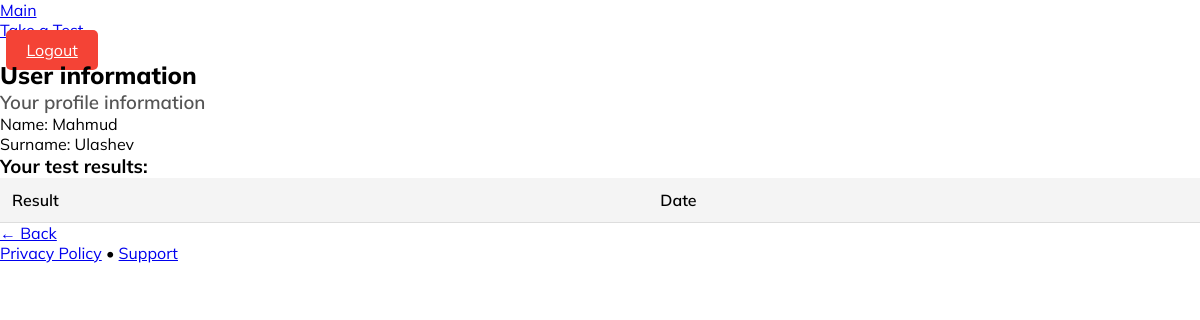
The app's page /profile (signed in), older data.
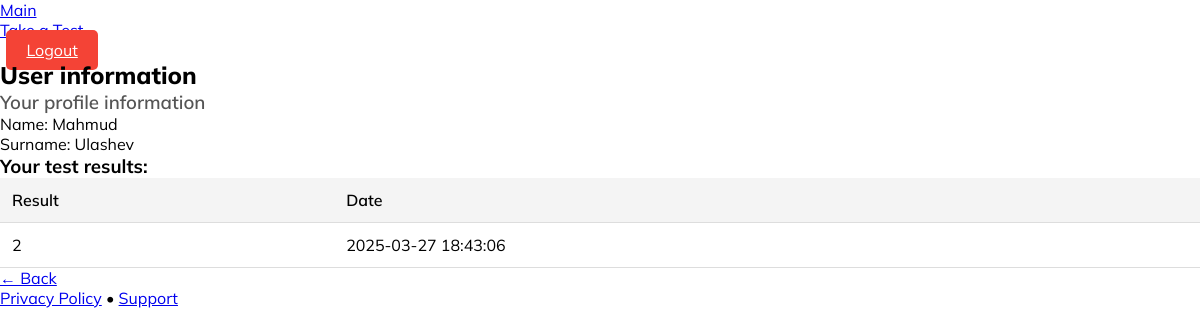
The same page, newer data.
### tables this page shows
CREATE TABLE results (
    id INTEGER PRIMARY KEY AUTOINCREMENT,
    user_id INTEGER NOT NULL,
    ball INTEGER NOT NULL,
    test_date TEXT NOT NULL,
    FOREIGN KEY (user_id) REFERENCES users(id)
);

### app.py (the view)
@app.route("/profile")
def profile():
    if "user_id" not in session:
        return redirect(url_for("login"))
    user_id = session["user_id"]
    conn = conn_databaza()
    cursor = conn.cursor()
    cursor.execute("SELECT * FROM results WHERE user_id = ? ORDER BY test_date DESC", (user_id,))
    results = cursor.fetchall()
    conn.close()
    return render_template("profile.html", results=results, first_name=session["first_name"], last_name=session["last_name"])

### app.py (called while the page is built)
def conn_databaza():
    conn = sqlite3.connect("users.db")
    conn.row_factory = sqlite3.Row
    return conn

### templates/profile.html (shortened to what this page needs)
<!DOCTYPE html>
<html lang="en">
<head>
    <link rel="stylesheet" href="https://cdn.jsdelivr.net/npm/@picocss/pico@1/css/pico.min.css">
    <link rel="stylesheet" href="/static/profile.css">
</head>
<body>
    <nav class="container">
        <ul>
            <li><a href="/">Main</a></li>
        </ul>
        <ul>
            <li><a href="/test-cover">Take a Test</a></li>
            <li><a  class="logout" href="/logout">Logout</a></li>
        </ul>
    </nav>
    <main class="container">
        <section>
            <hgroup>
                <h2>User information</h2>
                <h3>Your profile information</h3>
            </hgroup>
            <p>Name: {{ first_name }}</p>
            <p>Surname: {{ last_name }}</p>
            <h3>Your test results:</h3>
            <table>
                <thead>
                    <tr>
                        <th>Result</th>
                        <th>Date</th>
                    </tr>
                </thead>
                <tbody>
                    {% for result in results %}
                    <tr>
                        <td>{{ result["ball"] }}</td>
                        <td>{{ result["test_date"] }}</td>
                    </tr>
                    {% endfor %}
                </tbody>
            </table>
            <a href="/" role="button">← Back</a>
        </section>
    </main>
    <footer class="container">
        <a href="#">Privacy Policy</a> • <a href="#">Support</a>
    </footer>
</body>
</html>

Row changes from the older to the newer data that the page shows:
added results: ball "2", test_date "2025-03-27 18:43:06"
